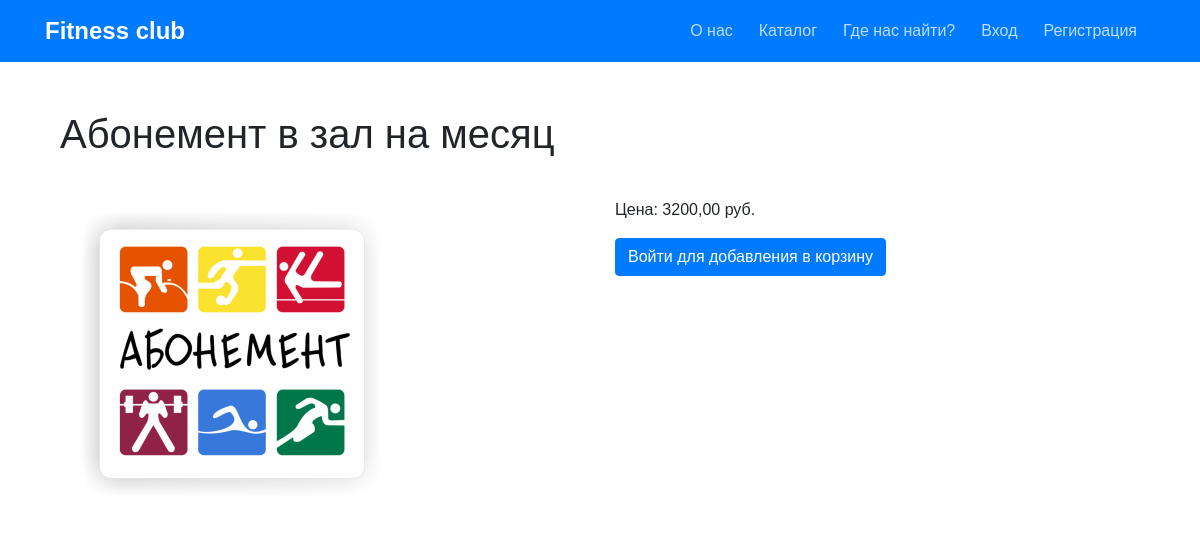
/subscription/3/, run on the app's committed database.
### products/models.py (models this page shows, shortened)
class Subscription(models.Model):
    name = models.CharField(max_length=100)
    price = models.DecimalField(max_digits=10, decimal_places=2)
    image = models.ImageField(upload_to='subscriptions/', default='default_product_image.jpg')

### products/views.py (the view)
# urls.py: path('subscription/<int:pk>/', product_views.subscription_detail_view, name='subscription_detail'),
def subscription_detail_view(request, pk):
    subscription = get_object_or_404(Subscription, pk=pk)
    return render(request, 'products/subscription_detail.html', {'subscription': subscription})

### products/templates/products/subscription_detail.html (shortened to what this page needs)
{% extends 'base.html' %}
{% load static %}
{% block content %}
<div class="container mt-4">
    <h1 class="mb-4">{{ subscription.name }}</h1>
    <div class="row">
        <div class="col-md-6">
            {% if subscription.image %}
            <img src="{{ subscription.image.url }}" class="img-fluid" alt="{{ subscription.name }}">
            {% else %}
            <img src="{% if subscription.image %}{{ subscription.image.url }}{% else %}{% static 'images/default_product_image.jpg' %}{% endif %}" alt="{{ subscription.name }}">
            {% endif %}
        </div>
        <div class="col-md-6">
            <p>Цена: {{ subscription.price }} руб.</p>
            {% if user.is_authenticated %}
            <a href="{% url 'add_to_cart' subscription.id %}" class="btn btn-primary">Добавить в корзину</a>
            {% else %}
            <a href="{% url 'login' %}?next={% url 'add_to_cart' subscription.id %}" class="btn btn-primary">Войти для добавления в корзину</a>
            {% endif %}
        </div>
    </div>
</div>
{% endblock %}

### products/static/style.css (style rules this page uses)
body { font-family: Arial, sans-serif; }
.btn-primary { background-color: #007bff; border-color: #007bff; }

### data on the page
Subscription: name "Абонемент в зал на месяц", image (picture), price "3200,00"
